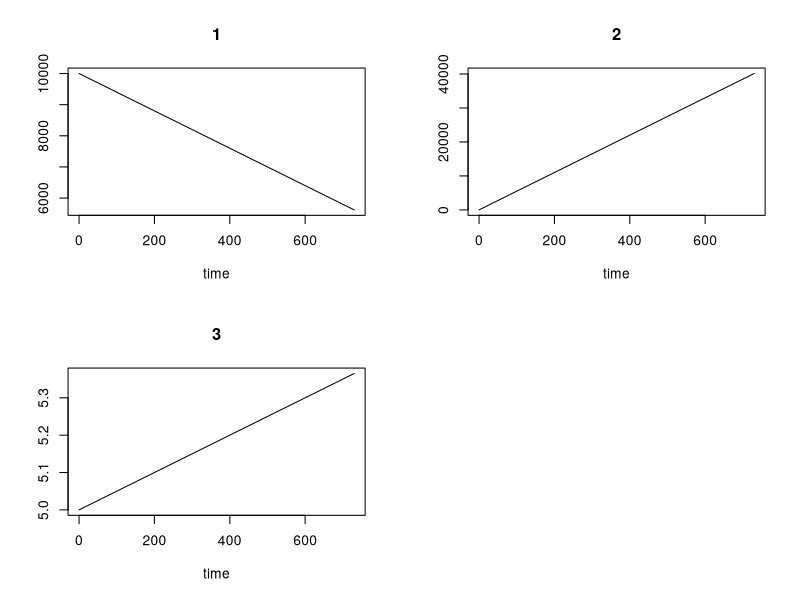

Recreate this plot in R.
library(deSolve)
library(scatterplot3d)

# for an established CWD zone 10% occurance (https://www.cdc.gov/prions/cwd/occurrence.html#:~:text=The%20infection%20rates%20among%20some,at%20least%20one%20captive%20herd.&text=As%20of%20June%202022%2C%20there,CWD%20in%20free%2Dranging%20cervids.)
# annual death rate CWD+ .75--adjusted daily .002
# annual death rate CWD- .25--adjusted daily .0006

rigidode <- function(t, y, parms) {
  dS <-  S * b - (beta.i*S*I + beta.e*S*E + d*S) # change in susceptible pop
  dI <-  I + beta.i*S*I + beta.e*S*E - (I*d + I*nu) # change in infected pop.
  dE <-  I * sigma
  list(c(dS, dI, dE))
}

# beta.i = infction rate
# I = current infected population
# S = current susceptible population
# sigma = shedding rate
# b = births

# parms
dbar = .002 # death rate for CWD+ deer 
beta.i = .001 # infection rate, individual to individual
d = .0006 # background mortality rate
nu = dbar - d # differential death rate (CWD+ death rate - CWD- death rate)
beta.e = 0.00001 # transmission from soil
b = .005 # daily birth rate (assuming 2 births per year)
sigma = .0001 # shedding rate

# yini
S = 10000
E = .00001
I = 5

parms<-c(beta.i, d, nu, b, sigma, beta.e)
yini <- c(S, E, I)
times <- seq(from = 0, to = 365*2, by = 1)
out <- ode (times = times, y = yini, func = rigidode, parms = parms)
head (out, n = 3)

plot(out)
